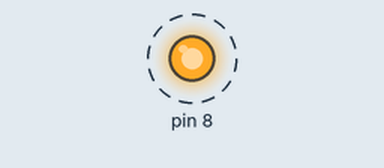
Recording of a sketch running on a simulated Arduino Uno, built with avr-gcc and run on an emulated ATmega328P. On the bench: output pins drawn as LEDs (lit = HIGH). Dashed ring = blinking.

Above: at 0.5 s.
Timing chart, 0 to 4.6 s (numbered marks = the images above):
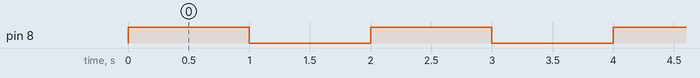

The sketch:

sketch_jul08a.ino
```cpp
// basic led blink exercise
int main (void)
{
  DDRB=0b00000001;
 PORTB=0b00000001;


 while(1)
       {
     PORTB=0b00000001;
     _delay_ms(1000);
     PORTB=0b00000000;
     _delay_ms(1000);
       }

}
```

Measured:
- by itself, pin 8: alternates HIGH for 1.0 s and LOW for 1.0 s
